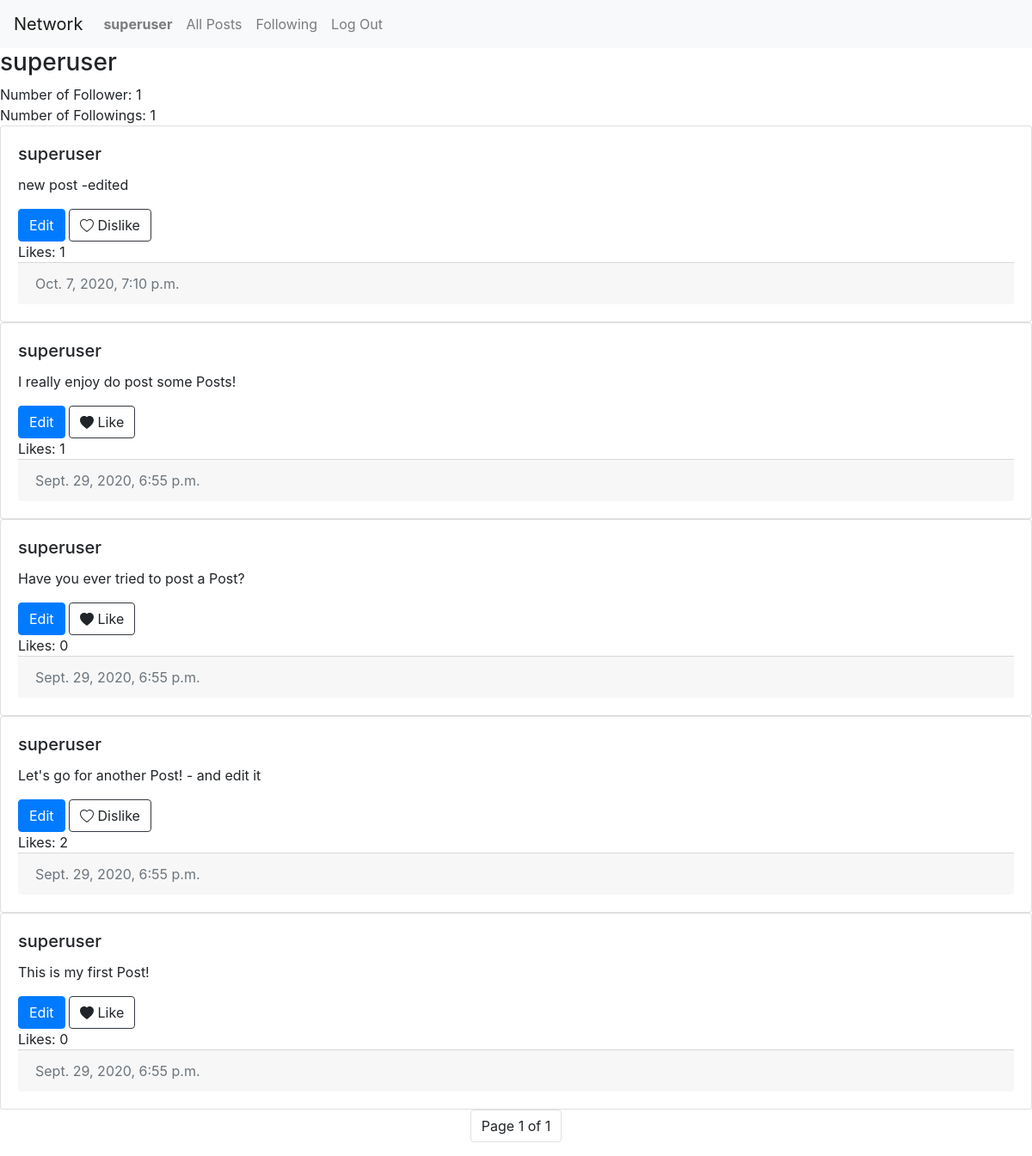
Screenshot of /profile/superuser (signed in) with the database file from the repository.
### network/models.py (models this page shows, shortened)
class User(AbstractUser):
    pass

class Post(models.Model):
    text = models.TextField()
    user = models.ForeignKey(
        "User", on_delete=models.CASCADE, related_name="posts")
    created_at = models.DateTimeField(auto_now_add=True)
    likes = models.ManyToManyField(
        "User", blank=True, related_name="likes")

### network/views.py (the view)
# urls.py: path("profile/<str:username>", views.profile, name="profile"),
def profile(request, username):
    try:
        user = User.objects.get(username=username)
    except User.DoesNotExist:
        return JsonResponse({"error": "User not found."}, status=404)
    posts = Post.objects.filter(user=user)
    posts = posts.order_by("-created_at")
    posts = pagination(request, posts)
    try:
        if Follower.objects.filter(user=user, follower=request.user).exists():
            following = True
        else:
            following = False
    except:
        return render(request, "network/profile.html", {
            "requestedUser": user,
            "posts": posts,
        })
    return render(request, "network/profile.html", {
        "requestedUser": user,
        "posts": posts,
        "following": following
    })

### network/views.py (called while the page is built)
def pagination(request, list):
    paginator = Paginator(list, 10)
    page_number = request.GET.get('page')
    paginatedList = paginator.get_page(page_number)
    return paginatedList

### network/templates/network/profile.html (shortened to what this page needs)
{% extends "network/layout.html" %} {% load static %} {% block body %}
<div id="profile">
  <h3 id="user">{{ requestedUser.username }}</h3>
  <div id="follower">Number of Follower: {{ requestedUser.users.count }}</div>
  <div id="following">Number of Followings: {{ requestedUser.followers.count }}</div>
</div>
{% for post in posts %}
    <div class="card">
        <div class="card-body">
            <h5 class="card-title">
                <a>{{ post.user }}</a>
            </h5>
            <p id="{{post.id}}" class="card-text">{{ post.text }}</p>
            {% if user.is_authenticated %}
            {% if post.user == user %}
                <button id="edit" type="button" class="btn btn-primary" data-post="{{ post.id }}" onclick="update_post(event)">Edit</button>
            {% endif %}
            {% if request.user in post.likes.all %}
                <a id="dislike-{{ post.id }}" data-post="{{ post.id }}" class="btn btn-outline-dark" onclick="like(event)">
                     Dislike
                </a>
            {% else %}
                <a id="like-{{ post.id }}" data-post="{{ post.id }}" class="btn btn-outline-dark" onclick="like(event)">
                    <svg width="1em" height="1em" viewBox="0 0 16 16" class="bi bi-heart-fill"
                                fill="currentColor" xmlns="http://www.w3.org/2000/svg">
                                <path fill-rule="evenodd"
                                d="M8 1.314C12.438-3.248 23.534 4.735 8 15-7.534 4.736 3.562-3.248 8 1.314z"
                                />
                    </svg> Like
                </a>
            {% endif %}
            {% endif %}
            <div id="likes-{{ post.id }}">Likes: {{ post.likes.count }}</div>
            <div class="card-footer text-muted">{{ post.created_at }}</div>
        </div>
    </div>
    {% empty %}
        <div class="alert alert-info" role="alert">There are currently no posts available!</div>
    {% endfor %}
        <ul class="pagination justify-content-center">
        <li class="page-item"><a class="page-link">Page {{ posts.number }} of {{ posts.paginator.num_pages }}</a></li>
    </ul>
{% endblock %}

### network/templates/network/layout.html (shortened to what this page needs)
{% load static %}
<!DOCTYPE html>
<html lang="en">
    <head>
        <link rel="stylesheet" href="https://stackpath.bootstrapcdn.com/bootstrap/4.4.1/css/bootstrap.min.css">
        <link href="{% static 'network/styles.css' %}" rel="stylesheet">
    </head>
    <body>
        <nav class="navbar navbar-expand-lg navbar-light bg-light">
            <a class="navbar-brand" href="#">Network</a>
            <div>
              <ul class="navbar-nav mr-auto">
                {% if user.is_authenticated %}
                    <li class="nav-item">
                        <a id="profile-button" class="nav-link" data-user="{{ user.username }}" href="{% url 'profile' user.username %}"><strong>{{ user.username }}</strong></a>
                    </li>
                {% endif %}
                <li class="nav-item">
                  <a id="all-button" class="nav-link" href="{% url 'index' %}" >All Posts</a>
                </li>
                {% if user.is_authenticated %}
                    <li class="nav-item">
                        <a id="following-button" class="nav-link" href="{% url 'following' %}">Following</a>
                    </li>
                    <li class="nav-item">
                        <a class="nav-link" href="{% url 'logout' %}">Log Out</a>
                    </li>
                {% endif %}
              </ul>
            </div>
          </nav>
        <div class="body">
            {% block body %}
            {% endblock %}
        </div>
    </body>
</html>

### rows the page displays
User: username "superuser", users.count "1", followers.count "1"
Post: user "superuser", text "new post -edited", likes.count "1", created_at "Oct. 7, 2020, 7:10 p.m."
Post: user "superuser", text "I really enjoy do post some Posts!", likes.count "1", created_at "Sept. 29, 2020, 6:55 p.m."
Post: user "superuser", text "Have you ever tried to post a Post?", likes.count "0", created_at "Sept. 29, 2020, 6:55 p.m."
Post: user "superuser", text "Let's go for another Post! - and edit it", likes.count "2", created_at "Sept. 29, 2020, 6:55 p.m."
Post: user "superuser", text "This is my first Post!", likes.count "0", created_at "Sept. 29, 2020, 6:55 p.m."

### other values shown
{{ posts.number }} "1"
{{ posts.paginator.num_pages }} "1"
